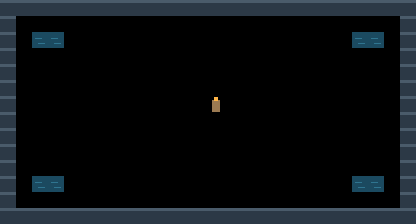

A 2D game scene composited from a Tiled map and its tileset images. What follows is a short description and the map's XML, with every tile layer's data as written:
An orthogonal 26x14 tile map with 16x16 px tiles, 2 tile layers (terreno, marcadores).

<map version="1.10" tiledversion="1.11.0" orientation="orthogonal" renderorder="right-down" width="26" height="14" tilewidth="16" tileheight="16" infinite="0" nextlayerid="3" nextobjectid="1">
 <properties>
  <property name="tipo" value="secreta" />
  <property name="nombre" value="gruta" />
 </properties>
 <tileset firstgid="1" source="muelle.tsx" />
 <layer id="1" name="terreno" width="26" height="14">
  <data encoding="csv">
1,1,1,1,1,1,1,1,1,1,1,1,1,1,1,1,1,1,1,1,1,1,1,1,1,1,
1,0,0,0,0,0,0,0,0,0,0,0,0,0,0,0,0,0,0,0,0,0,0,0,0,1,
1,0,2,2,0,0,0,0,0,0,0,0,0,0,0,0,0,0,0,0,0,0,2,2,0,1,
1,0,0,0,0,0,0,0,0,0,0,0,0,0,0,0,0,0,0,0,0,0,0,0,0,1,
1,0,0,0,0,0,0,0,0,0,0,0,0,0,0,0,0,0,0,0,0,0,0,0,0,1,
1,0,0,0,0,0,0,0,0,0,0,0,0,0,0,0,0,0,0,0,0,0,0,0,0,1,
1,0,0,0,0,0,0,0,0,0,0,0,0,0,0,0,0,0,0,0,0,0,0,0,0,1,
1,0,0,0,0,0,0,0,0,0,0,0,0,0,0,0,0,0,0,0,0,0,0,0,0,1,
1,0,0,0,0,0,0,0,0,0,0,0,0,0,0,0,0,0,0,0,0,0,0,0,0,1,
1,0,0,0,0,0,0,0,0,0,0,0,0,0,0,0,0,0,0,0,0,0,0,0,0,1,
1,0,0,0,0,0,0,0,0,0,0,0,0,0,0,0,0,0,0,0,0,0,0,0,0,1,
1,0,2,2,0,0,0,0,0,0,0,0,0,0,0,0,0,0,0,0,0,0,2,2,0,1,
1,0,0,0,0,0,0,0,0,0,0,0,0,0,0,0,0,0,0,0,0,0,0,0,0,1,
1,1,1,1,1,1,1,1,1,1,1,1,1,1,1,1,1,1,1,1,1,1,1,1,1,1
</data>
 </layer>
 <layer id="2" name="marcadores" width="26" height="14">
  <data encoding="csv">
0,0,0,0,0,0,0,0,0,0,0,0,0,0,0,0,0,0,0,0,0,0,0,0,0,0,
0,0,0,0,0,0,0,0,0,0,0,0,0,0,0,0,0,0,0,0,0,0,0,0,0,0,
0,0,0,0,0,0,0,0,0,0,0,0,0,0,0,0,0,0,0,0,0,0,0,0,0,0,
0,0,0,0,0,0,0,0,0,0,0,0,0,0,0,0,0,0,0,0,0,0,0,0,0,0,
0,0,0,0,0,0,0,0,0,0,0,0,0,0,0,0,0,0,0,0,0,0,0,0,0,0,
0,0,0,0,0,0,0,0,0,0,0,0,0,0,0,0,0,0,0,0,0,0,0,0,0,0,
0,0,0,0,0,0,0,0,0,0,0,0,0,4,0,0,0,0,0,0,0,0,0,0,0,0,
0,0,0,0,0,0,0,0,0,0,0,0,0,0,0,0,0,0,0,0,0,0,0,0,0,0,
0,0,0,0,0,0,0,0,0,0,0,0,0,0,0,0,0,0,0,0,0,0,0,0,0,0,
0,0,0,0,0,0,0,0,0,0,0,0,0,0,0,0,0,0,0,0,0,0,0,0,0,0,
0,0,0,0,0,0,0,0,0,0,0,0,0,0,0,0,0,0,0,0,0,0,0,0,0,0,
0,0,0,0,0,0,0,0,0,0,0,0,0,0,0,0,0,0,0,0,0,0,0,0,0,0,
0,0,0,0,0,0,0,0,0,0,0,0,0,0,0,0,0,0,0,0,0,0,0,0,0,0,
0,0,0,0,0,0,0,0,0,0,0,0,0,0,0,0,0,0,0,0,0,0,0,0,0,0
</data>
 </layer>
</map>
